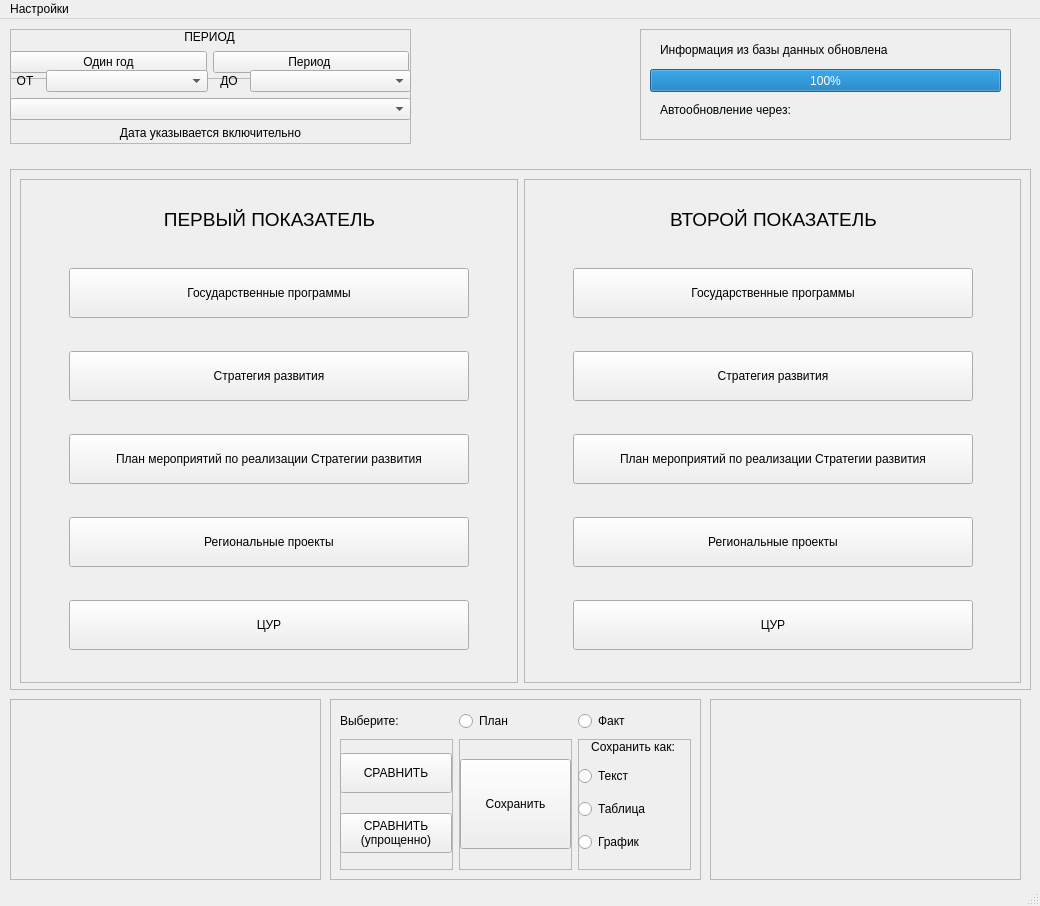
<?xml version="1.0" encoding="UTF-8"?>
<ui version="4.0">
 <class>MainWindow</class>
 <widget class="QMainWindow" name="MainWindow">
  <property name="geometry">
   <rect>
    <x>0</x>
    <y>0</y>
    <width>1040</width>
    <height>906</height>
   </rect>
  </property>
  <property name="windowTitle">
   <string>MainWindow</string>
  </property>
  <property name="styleSheet">
   <string notr="true"/>
  </property>
  <widget class="QWidget" name="centralWidget">
   <widget class="QFrame" name="SaveParametersFrame">
    <property name="geometry">
     <rect>
      <x>330</x>
      <y>680</y>
      <width>371</width>
      <height>181</height>
     </rect>
    </property>
    <property name="frameShape">
     <enum>QFrame::StyledPanel</enum>
    </property>
    <property name="frameShadow">
     <enum>QFrame::Raised</enum>
    </property>
    <widget class="QWidget" name="horizontalLayoutWidget_2">
     <property name="geometry">
      <rect>
       <x>10</x>
       <y>40</y>
       <width>351</width>
       <height>131</height>
      </rect>
     </property>
     <layout class="QHBoxLayout" name="saveParametersHorizontalLayout">
      <item>
       <widget class="QFrame" name="compareFrame">
        <property name="frameShape">
         <enum>QFrame::StyledPanel</enum>
        </property>
        <property name="frameShadow">
         <enum>QFrame::Raised</enum>
        </property>
        <widget class="QWidget" name="verticalLayoutWidget_4">
         <property name="geometry">
          <rect>
           <x>0</x>
           <y>0</y>
           <width>112</width>
           <height>129</height>
          </rect>
         </property>
         <layout class="QVBoxLayout" name="compareVerticalLayout">
          <item>
           <widget class="QPushButton" name="comparePushButton">
            <property name="minimumSize">
             <size>
              <width>0</width>
              <height>40</height>
             </size>
            </property>
            <property name="maximumSize">
             <size>
              <width>120</width>
              <height>16777215</height>
             </size>
            </property>
            <property name="text">
             <string>СРАВНИТЬ</string>
            </property>
           </widget>
          </item>
          <item>
           <widget class="QPushButton" name="compareLitePushButton">
            <property name="minimumSize">
             <size>
              <width>0</width>
              <height>40</height>
             </size>
            </property>
            <property name="maximumSize">
             <size>
              <width>120</width>
              <height>16777215</height>
             </size>
            </property>
            <property name="text">
             <string>СРАВНИТЬ
(упрощенно)</string>
            </property>
           </widget>
          </item>
         </layout>
        </widget>
       </widget>
      </item>
      <item>
       <widget class="QFrame" name="saveFrame">
        <property name="frameShape">
         <enum>QFrame::StyledPanel</enum>
        </property>
        <property name="frameShadow">
         <enum>QFrame::Raised</enum>
        </property>
        <widget class="QPushButton" name="savePushButton">
         <property name="geometry">
          <rect>
           <x>1</x>
           <y>20</y>
           <width>111</width>
           <height>90</height>
          </rect>
         </property>
         <property name="minimumSize">
          <size>
           <width>0</width>
           <height>80</height>
          </size>
         </property>
         <property name="text">
          <string>Сохранить</string>
         </property>
        </widget>
       </widget>
      </item>
      <item>
       <widget class="QFrame" name="saveAsFrame">
        <property name="frameShape">
         <enum>QFrame::StyledPanel</enum>
        </property>
        <property name="frameShadow">
         <enum>QFrame::Raised</enum>
        </property>
        <widget class="QLabel" name="saveAsLabel">
         <property name="geometry">
          <rect>
           <x>0</x>
           <y>0</y>
           <width>110</width>
           <height>17</height>
          </rect>
         </property>
         <property name="maximumSize">
          <size>
           <width>16777215</width>
           <height>25</height>
          </size>
         </property>
         <property name="text">
          <string>&lt;html&gt;&lt;head/&gt;&lt;body&gt;&lt;p align=&quot;center&quot;&gt;Сохранить как:&lt;/p&gt;&lt;/body&gt;&lt;/html&gt;</string>
         </property>
        </widget>
        <widget class="QWidget" name="layoutWidget">
         <property name="geometry">
          <rect>
           <x>0</x>
           <y>20</y>
           <width>112</width>
           <height>101</height>
          </rect>
         </property>
         <layout class="QVBoxLayout" name="saveAsVerticalLayout">
          <item>
           <widget class="QRadioButton" name="textRadioButton">
            <property name="text">
             <string>Текст</string>
            </property>
           </widget>
          </item>
          <item>
           <widget class="QRadioButton" name="tableRadioButton">
            <property name="text">
             <string>Таблица</string>
            </property>
           </widget>
          </item>
          <item>
           <widget class="QRadioButton" name="graphRadioButton">
            <property name="text">
             <string>График</string>
            </property>
           </widget>
          </item>
         </layout>
        </widget>
       </widget>
      </item>
     </layout>
    </widget>
    <widget class="QWidget" name="gridLayoutWidget">
     <property name="geometry">
      <rect>
       <x>10</x>
       <y>10</y>
       <width>351</width>
       <height>25</height>
      </rect>
     </property>
     <layout class="QGridLayout" name="PFGridLayout">
      <item row="0" column="2">
       <widget class="QRadioButton" name="planRadioButton">
        <property name="text">
         <string>План</string>
        </property>
       </widget>
      </item>
      <item row="0" column="3">
       <widget class="QRadioButton" name="factRadioButton">
        <property name="text">
         <string>Факт</string>
        </property>
       </widget>
      </item>
      <item row="0" column="1">
       <widget class="QLabel" name="planFactLabel">
        <property name="text">
         <string>Выберите:</string>
        </property>
       </widget>
      </item>
     </layout>
    </widget>
   </widget>
   <widget class="QFrame" name="PeriodFrame">
    <property name="geometry">
     <rect>
      <x>10</x>
      <y>10</y>
      <width>401</width>
      <height>115</height>
     </rect>
    </property>
    <property name="minimumSize">
     <size>
      <width>0</width>
      <height>115</height>
     </size>
    </property>
    <property name="maximumSize">
     <size>
      <width>16777215</width>
      <height>115</height>
     </size>
    </property>
    <property name="frameShape">
     <enum>QFrame::StyledPanel</enum>
    </property>
    <property name="frameShadow">
     <enum>QFrame::Raised</enum>
    </property>
    <widget class="QWidget" name="verticalLayoutWidget">
     <property name="geometry">
      <rect>
       <x>0</x>
       <y>0</y>
       <width>401</width>
       <height>111</height>
      </rect>
     </property>
     <layout class="QVBoxLayout" name="periodVerticalLayout">
      <item>
       <widget class="QFrame" name="headerFrame">
        <property name="minimumSize">
         <size>
          <width>0</width>
          <height>50</height>
         </size>
        </property>
        <property name="maximumSize">
         <size>
          <width>16777215</width>
          <height>100</height>
         </size>
        </property>
        <property name="frameShape">
         <enum>QFrame::StyledPanel</enum>
        </property>
        <property name="frameShadow">
         <enum>QFrame::Raised</enum>
        </property>
        <widget class="QWidget" name="horizontalLayoutWidget">
         <property name="geometry">
          <rect>
           <x>0</x>
           <y>20</y>
           <width>399</width>
           <height>27</height>
          </rect>
         </property>
         <layout class="QHBoxLayout" name="buttonHorizontalLayout">
          <item>
           <widget class="QPushButton" name="oneYearButton">
            <property name="styleSheet">
             <string notr="true"/>
            </property>
            <property name="text">
             <string>Один год</string>
            </property>
           </widget>
          </item>
          <item>
           <widget class="QPushButton" name="yearPeriodButton">
            <property name="text">
             <string>Период </string>
            </property>
           </widget>
          </item>
         </layout>
        </widget>
        <widget class="QLabel" name="headerLabel">
         <property name="geometry">
          <rect>
           <x>0</x>
           <y>0</y>
           <width>399</width>
           <height>16</height>
          </rect>
         </property>
         <property name="text">
          <string>&lt;html&gt;&lt;head/&gt;&lt;body&gt;&lt;p align=&quot;center&quot;&gt;ПЕРИОД&lt;/p&gt;&lt;/body&gt;&lt;/html&gt;</string>
         </property>
        </widget>
       </widget>
      </item>
      <item>
       <layout class="QVBoxLayout" name="periodLayout">
        <item>
         <layout class="QHBoxLayout" name="periodHorizontalLayout">
          <item>
           <widget class="QLabel" name="fromLabel">
            <property name="minimumSize">
             <size>
              <width>0</width>
              <height>0</height>
             </size>
            </property>
            <property name="maximumSize">
             <size>
              <width>30</width>
              <height>16777215</height>
             </size>
            </property>
            <property name="baseSize">
             <size>
              <width>0</width>
              <height>0</height>
             </size>
            </property>
            <property name="styleSheet">
             <string notr="true"/>
            </property>
            <property name="text">
             <string>&lt;html&gt;&lt;head/&gt;&lt;body&gt;&lt;p align=&quot;center&quot;&gt;ОТ&lt;/p&gt;&lt;/body&gt;&lt;/html&gt;</string>
            </property>
           </widget>
          </item>
          <item>
           <widget class="QComboBox" name="fromComboBox"/>
          </item>
          <item>
           <widget class="QLabel" name="toLabel">
            <property name="maximumSize">
             <size>
              <width>30</width>
              <height>16777215</height>
             </size>
            </property>
            <property name="text">
             <string>&lt;html&gt;&lt;head/&gt;&lt;body&gt;&lt;p align=&quot;center&quot;&gt;ДО&lt;/p&gt;&lt;/body&gt;&lt;/html&gt;</string>
            </property>
           </widget>
          </item>
          <item>
           <widget class="QComboBox" name="toComboBox"/>
          </item>
         </layout>
        </item>
       </layout>
      </item>
      <item>
       <widget class="QComboBox" name="oneYearComboBox">
        <property name="styleSheet">
         <string notr="true"/>
        </property>
       </widget>
      </item>
      <item>
       <widget class="QLabel" name="footerLabel">
        <property name="text">
         <string>&lt;html&gt;&lt;head/&gt;&lt;body&gt;&lt;p align=&quot;center&quot;&gt;Дата указывается включительно&lt;/p&gt;&lt;/body&gt;&lt;/html&gt;</string>
        </property>
       </widget>
      </item>
     </layout>
    </widget>
   </widget>
   <widget class="QFrame" name="DBInfoFrame">
    <property name="geometry">
     <rect>
      <x>640</x>
      <y>10</y>
      <width>371</width>
      <height>111</height>
     </rect>
    </property>
    <property name="frameShape">
     <enum>QFrame::StyledPanel</enum>
    </property>
    <property name="frameShadow">
     <enum>QFrame::Raised</enum>
    </property>
    <widget class="QLabel" name="updateDataInfoLabel">
     <property name="geometry">
      <rect>
       <x>20</x>
       <y>10</y>
       <width>331</width>
       <height>21</height>
      </rect>
     </property>
     <property name="text">
      <string>Информация из базы данных обновлена</string>
     </property>
    </widget>
    <widget class="QProgressBar" name="progressBar">
     <property name="geometry">
      <rect>
       <x>10</x>
       <y>40</y>
       <width>351</width>
       <height>23</height>
      </rect>
     </property>
     <property name="value">
      <number>100</number>
     </property>
    </widget>
    <widget class="QLabel" name="updateDataInfoLabel2">
     <property name="geometry">
      <rect>
       <x>20</x>
       <y>70</y>
       <width>331</width>
       <height>21</height>
      </rect>
     </property>
     <property name="text">
      <string>Автообновление через: </string>
     </property>
    </widget>
   </widget>
   <widget class="QFrame" name="IndicatorsFrame">
    <property name="geometry">
     <rect>
      <x>10</x>
      <y>150</y>
      <width>1021</width>
      <height>521</height>
     </rect>
    </property>
    <property name="frameShape">
     <enum>QFrame::StyledPanel</enum>
    </property>
    <property name="frameShadow">
     <enum>QFrame::Raised</enum>
    </property>
    <widget class="QWidget" name="layoutWidget">
     <property name="geometry">
      <rect>
       <x>10</x>
       <y>10</y>
       <width>1001</width>
       <height>504</height>
      </rect>
     </property>
     <layout class="QHBoxLayout" name="indicatorsHorizontalLayout">
      <item>
       <widget class="QFrame" name="firstIndicatorFrame">
        <property name="frameShape">
         <enum>QFrame::StyledPanel</enum>
        </property>
        <property name="frameShadow">
         <enum>QFrame::Raised</enum>
        </property>
        <widget class="QWidget" name="verticalLayoutWidget_2">
         <property name="geometry">
          <rect>
           <x>-1</x>
           <y>-1</y>
           <width>501</width>
           <height>501</height>
          </rect>
         </property>
         <layout class="QVBoxLayout" name="firstIndVerticalLayout">
          <item>
           <widget class="QLabel" name="firstIndicatorLabel">
            <property name="maximumSize">
             <size>
              <width>16777215</width>
              <height>30</height>
             </size>
            </property>
            <property name="text">
             <string>&lt;html&gt;&lt;head/&gt;&lt;body&gt;&lt;p align=&quot;center&quot;&gt;&lt;span style=&quot; font-size:14pt;&quot;&gt;ПЕРВЫЙ ПОКАЗАТЕЛЬ&lt;/span&gt;&lt;/p&gt;&lt;/body&gt;&lt;/html&gt;</string>
            </property>
           </widget>
          </item>
          <item alignment="Qt::AlignHCenter">
           <widget class="QPushButton" name="GPPushButton">
            <property name="minimumSize">
             <size>
              <width>400</width>
              <height>50</height>
             </size>
            </property>
            <property name="maximumSize">
             <size>
              <width>400</width>
              <height>16777215</height>
             </size>
            </property>
            <property name="text">
             <string>Государственные программы</string>
            </property>
           </widget>
          </item>
          <item alignment="Qt::AlignHCenter">
           <widget class="QPushButton" name="strategyPushButton">
            <property name="minimumSize">
             <size>
              <width>400</width>
              <height>50</height>
             </size>
            </property>
            <property name="maximumSize">
             <size>
              <width>400</width>
              <height>16777215</height>
             </size>
            </property>
            <property name="text">
             <string>Стратегия развития</string>
            </property>
           </widget>
          </item>
          <item alignment="Qt::AlignHCenter">
           <widget class="QPushButton" name="PMPushButton">
            <property name="minimumSize">
             <size>
              <width>400</width>
              <height>50</height>
             </size>
            </property>
            <property name="maximumSize">
             <size>
              <width>400</width>
              <height>16777215</height>
             </size>
            </property>
            <property name="text">
             <string>План мероприятий по реализации Стратегии развития</string>
            </property>
           </widget>
          </item>
          <item alignment="Qt::AlignHCenter">
           <widget class="QPushButton" name="RPPushButton">
            <property name="enabled">
             <bool>true</bool>
            </property>
            <property name="minimumSize">
             <size>
              <width>400</width>
              <height>50</height>
             </size>
            </property>
            <property name="maximumSize">
             <size>
              <width>400</width>
              <height>16777215</height>
             </size>
            </property>
            <property name="text">
             <string>Региональные проекты</string>
            </property>
           </widget>
          </item>
          <item alignment="Qt::AlignHCenter">
           <widget class="QPushButton" name="CYRPushButton">
            <property name="minimumSize">
             <size>
              <width>400</width>
              <height>50</height>
             </size>
            </property>
            <property name="maximumSize">
             <size>
              <width>400</width>
              <height>16777215</height>
             </size>
            </property>
            <property name="text">
             <string>ЦУР</string>
            </property>
           </widget>
          </item>
         </layout>
        </widget>
       </widget>
      </item>
      <item>
       <widget class="QFrame" name="secondIndicatorFrame">
        <property name="frameShape">
         <enum>QFrame::StyledPanel</enum>
        </property>
        <property name="frameShadow">
         <enum>QFrame::Raised</enum>
        </property>
        <widget class="QWidget" name="verticalLayoutWidget_3">
         <property name="geometry">
          <rect>
           <x>-1</x>
           <y>-1</y>
           <width>501</width>
           <height>501</height>
          </rect>
         </property>
         <layout class="QVBoxLayout" name="secondIndVerticalLayout">
          <item>
           <widget class="QLabel" name="secondIndicatorLabel">
            <property name="maximumSize">
             <size>
              <width>16777215</width>
              <height>30</height>
             </size>
            </property>
            <property name="text">
             <string>&lt;html&gt;&lt;head/&gt;&lt;body&gt;&lt;p align=&quot;center&quot;&gt;&lt;span style=&quot; font-size:14pt;&quot;&gt;ВТОРОЙ ПОКАЗАТЕЛЬ&lt;/span&gt;&lt;/p&gt;&lt;/body&gt;&lt;/html&gt;</string>
            </property>
           </widget>
          </item>
          <item alignment="Qt::AlignHCenter">
           <widget class="QPushButton" name="GPPushButton2">
            <property name="minimumSize">
             <size>
              <width>400</width>
              <height>50</height>
             </size>
            </property>
            <property name="maximumSize">
             <size>
              <width>400</width>
              <height>16777215</height>
             </size>
            </property>
            <property name="text">
             <string>Государственные программы</string>
            </property>
           </widget>
          </item>
          <item alignment="Qt::AlignHCenter">
           <widget class="QPushButton" name="strategyPushButton2">
            <property name="minimumSize">
             <size>
              <width>400</width>
              <height>50</height>
             </size>
            </property>
            <property name="maximumSize">
             <size>
              <width>400</width>
              <height>16777215</height>
             </size>
            </property>
            <property name="text">
             <string>Стратегия развития</string>
            </property>
           </widget>
          </item>
          <item alignment="Qt::AlignHCenter">
           <widget class="QPushButton" name="PMPushButton2">
            <property name="minimumSize">
             <size>
              <width>400</width>
              <height>50</height>
             </size>
            </property>
            <property name="maximumSize">
             <size>
              <width>400</width>
              <height>16777215</height>
             </size>
            </property>
            <property name="text">
             <string>План мероприятий по реализации Стратегии развития</string>
            </property>
           </widget>
          </item>
          <item alignment="Qt::AlignHCenter">
           <widget class="QPushButton" name="RPPushButton2">
            <property name="enabled">
             <bool>true</bool>
            </property>
            <property name="minimumSize">
             <size>
              <width>400</width>
              <height>50</height>
             </size>
            </property>
            <property name="maximumSize">
             <size>
              <width>400</width>
              <height>16777215</height>
             </size>
            </property>
            <property name="text">
             <string>Региональные проекты</string>
            </property>
           </widget>
          </item>
          <item alignment="Qt::AlignHCenter">
           <widget class="QPushButton" name="CYRPushButton2">
            <property name="minimumSize">
             <size>
              <width>400</width>
              <height>50</height>
             </size>
            </property>
            <property name="maximumSize">
             <size>
              <width>400</width>
              <height>16777215</height>
             </size>
            </property>
            <property name="text">
             <string>ЦУР</string>
            </property>
           </widget>
          </item>
         </layout>
        </widget>
       </widget>
      </item>
     </layout>
    </widget>
   </widget>
   <widget class="QFrame" name="firstIndInfoFrame">
    <property name="geometry">
     <rect>
      <x>10</x>
      <y>680</y>
      <width>311</width>
      <height>181</height>
     </rect>
    </property>
    <property name="frameShape">
     <enum>QFrame::StyledPanel</enum>
    </property>
    <property name="frameShadow">
     <enum>QFrame::Raised</enum>
    </property>
    <widget class="QLabel" name="firstIndicatorInfo">
     <property name="geometry">
      <rect>
       <x>10</x>
       <y>10</y>
       <width>291</width>
       <height>150</height>
      </rect>
     </property>
     <property name="text">
      <string>&lt;html&gt;&lt;head/&gt;&lt;body&gt;&lt;p align=&quot;justify&quot;&gt;&lt;br/&gt;&lt;/p&gt;&lt;/body&gt;&lt;/html&gt;</string>
     </property>
    </widget>
   </widget>
   <widget class="QFrame" name="secondIndInfoFrame">
    <property name="geometry">
     <rect>
      <x>710</x>
      <y>680</y>
      <width>311</width>
      <height>181</height>
     </rect>
    </property>
    <property name="frameShape">
     <enum>QFrame::StyledPanel</enum>
    </property>
    <property name="frameShadow">
     <enum>QFrame::Raised</enum>
    </property>
    <widget class="QLabel" name="secondIndicatorInfo">
     <property name="geometry">
      <rect>
       <x>10</x>
       <y>10</y>
       <width>291</width>
       <height>150</height>
      </rect>
     </property>
     <property name="text">
      <string>&lt;html&gt;&lt;head/&gt;&lt;body&gt;&lt;p align=&quot;center&quot;&gt;&lt;br/&gt;&lt;/p&gt;&lt;/body&gt;&lt;/html&gt;</string>
     </property>
    </widget>
   </widget>
  </widget>
  <widget class="QMenuBar" name="menubar">
   <property name="geometry">
    <rect>
     <x>0</x>
     <y>0</y>
     <width>1040</width>
     <height>22</height>
    </rect>
   </property>
   <widget class="QMenu" name="menu">
    <property name="title">
     <string>Настройки</string>
    </property>
    <addaction name="autoUpdateAction"/>
   </widget>
   <addaction name="menu"/>
  </widget>
  <widget class="QStatusBar" name="statusbar"/>
  <action name="autoUpdateAction">
   <property name="text">
    <string>Частота автообновления</string>
   </property>
  </action>
  <action name="update">
   <property name="text">
    <string>Ручное обновление</string>
   </property>
  </action>
 </widget>
 <resources/>
 <connections/>
</ui>
